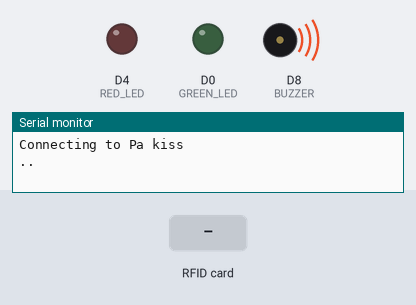
Recording of a sketch running on a simulated ESP8266 (NodeMCU). Parts: output pins drawn as LEDs (lit = HIGH), buzzer (waves = sounding), the last lines printed to the serial monitor. The test bench sets the inputs (shaded band). WiFi joins after 1.5 s; servers stay silent unless stated; uploads are accepted with an empty reply.

Above: at 3.4 s.
At 5.8 s:
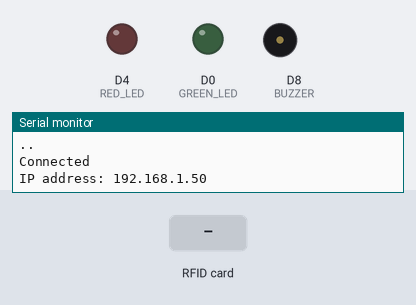
5.9 s: RFID card 5E 7A 19 C4 held to the reader
At 6.23 s:
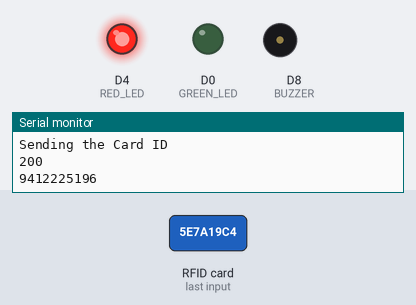
Timing chart, 0 to 8.9 s (numbered marks = the images above; inputs shaded):
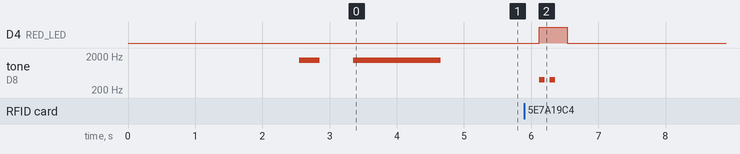

The sketch:

DEV_Sketch.ino
```cpp
// | MFRC522 Pin | NodeMCU Pin |
// | ----------- | ----------- |
// | SDA (SS)    | D2          |
// | SCK         | D5          |
// | MOSI        | D7          |
// | MISO        | D6          |
// | RST         | D1          |
// | GND         | GND         |
// | 3.3V        | 3.3V        |

// esp -> LED -> RESISTOR -> GND
// D0 -> GREEN LED
// D4 -> RED LED
// D8 -> BUZZER
//*******************************libraries********************************
//RFID-----------------------------
#include <SPI.h>
#include <MFRC522.h>
//NodeMCU--------------------------
#include <ESP8266WiFi.h>
#include <ESP8266HTTPClient.h>
//************************************************************************
#define SS_PIN D2   //D2
#define RST_PIN D1  //D1

#define GREEN_LED D0
#define RED_LED D4
#define BUZZER D8

void beepSuccess(int duration = 200) {
  tone(BUZZER, 1500);  // high pitch
  delay(duration);
  noTone(BUZZER);
}

void beepError(int duration = 500) {
  for (int i = 0; i < 2; i++) {
    tone(BUZZER, 400);  // low pitch
    delay(duration);
    noTone(BUZZER);
    delay(duration);
  }
}
//************************************************************************
MFRC522 mfrc522(SS_PIN, RST_PIN);  // Create MFRC522 instance.
//************************************************************************
const char *ssid = "Pa kiss";
const char *password = "kaibiganko";

// const char *ssid = "Deco Wifi";
// const char *password = "!Pabilikanarin01";
const char *device_token = "a1d2a7c6b7250505";
//************************************************************************
String URL = "http://192.168.29.57/attentrack/admin/getdata.php";  //computer IP or the server domain
// String URL = "http://192.168.0.116/attentrack/admin/getdata.php";  //computer IP or the server domain
// String URL = "http://10.82.138.57/attentrack/admin/getdata.php";  //computer IP or the server domain
String getData, Link;
String OldCardID = "";
unsigned long previousMillis = 0;
//************************************************************************
void setup() {
  delay(1000);
  Serial.begin(115200);
  SPI.begin();         // Init SPI bus
  SPI.setFrequency(10000000);
  mfrc522.PCD_Init();  // Init MFRC522 card
  //---------------------------------------------
  connectToWiFi();
  //---------------------------------------------
  pinMode(GREEN_LED, OUTPUT);
  pinMode(RED_LED, OUTPUT);
  pinMode(BUZZER, OUTPUT);

  digitalWrite(GREEN_LED, LOW);
  digitalWrite(RED_LED, LOW);
  digitalWrite(BUZZER, LOW);
}
//************************************************************************
void loop() {
  //check if there's a connection to Wi-Fi or not
  if (!WiFi.isConnected()) {
    connectToWiFi();  //Retry to connect to Wi-Fi
  }
  //---------------------------------------------
  if (millis() - previousMillis >= 15000) {
    previousMillis = millis();
    OldCardID = "";
  }
  // delay(50);
  //---------------------------------------------
  //look for new card
  if (!mfrc522.PICC_IsNewCardPresent()) {
    return;  //got to start of loop if there is no card present
  }
  // Select one of the cards
  if (!mfrc522.PICC_ReadCardSerial()) {
    return;  //if read card serial(0) returns 1, the uid struct contians the ID of the read card.
  }
  //   String CardID = "";

  // for (byte i = 0; i < mfrc522.uid.size; i++) {
  //   if (mfrc522.uid.uidByte[i] < 0x10) {
  //     CardID += "0";
  //   }

  //   CardID += String(mfrc522.uid.uidByte[i], HEX);
  // }

  // CardID.toUpperCase();

  String CardID = "";
  for (byte i = 0; i < mfrc522.uid.size; i++) {
    CardID += mfrc522.uid.uidByte[i];
  }
  //---------------------------------------------
  if (CardID == OldCardID) {
    return;
  } else {
    OldCardID = CardID;
  }
  //---------------------------------------------
  //  Serial.println(CardID);
  SendCardID(CardID);
  mfrc522.PICC_HaltA();
  mfrc522.PCD_StopCrypto1();
  // delay(200);
}
//************send the Card UID to the website*************
void SendCardID(String Card_uid) {
  Serial.println("Sending the Card ID");
  if (WiFi.isConnected()) {
    HTTPClient http;  //Declare object of class HTTPClient
    //GET Data
    getData = "?card_uid=" + String(Card_uid) + "&device_token=" + String(device_token);  // Add the Card ID to the GET array in order to send it
    //GET methode
    Link = URL + getData;
    WiFiClient client;
    http.begin(client, Link);
    //initiate HTTP request   //Specify content-type header

    int httpCode = http.GET();          //Send the request
    String payload = http.getString();  //Get the response payload

    //    Serial.println(Link);   //Print HTTP return code
    Serial.println(httpCode);  //Print HTTP return code
    Serial.println(Card_uid);  //Print Card ID
    Serial.println(payload);   //Print request response payload

    digitalWrite(GREEN_LED, LOW);
    digitalWrite(RED_LED, LOW);
    digitalWrite(BUZZER, LOW);

    if (httpCode == 200) {
      if (payload.substring(0, 5) == "login") {
        String user_name = payload.substring(5);
        //  Serial.println(user_name);

      } else if (payload.substring(0, 6) == "logout") {
        String user_name = payload.substring(6);
        //  Serial.println(user_name);

      } else if (payload == "succesful") {

      } else if (payload == "available") {
      }
      // delay(100);


      if (
        payload.substring(0, 5) == "login" || payload.substring(0, 6) == "logout" || payload == "succesful" || payload == "available") {

        digitalWrite(GREEN_LED, HIGH);
        beepSuccess(40);

      } else {

        digitalWrite(RED_LED, HIGH);
        beepError(80);
      }

      delay(100);

      digitalWrite(GREEN_LED, LOW);
      digitalWrite(RED_LED, LOW);
      http.end();  //Close connection
    } else {
      digitalWrite(RED_LED, HIGH);
      beepError(500);
      delay(50);
      digitalWrite(RED_LED, LOW);
    }
  }
}
//********************connect to the WiFi******************
void connectToWiFi() {
  WiFi.mode(WIFI_OFF);  //Prevents reconnection issue (taking too long to connect)
  delay(1000);
  WiFi.mode(WIFI_STA);
  Serial.print("Connecting to ");
  Serial.println(ssid);
  WiFi.begin(ssid, password);

  while (WiFi.status() != WL_CONNECTED) {
    delay(500);
    Serial.print(".");
    beepSuccess(300);
  }
  Serial.println("");
  Serial.println("Connected");

  Serial.print("IP address: ");
  Serial.println(WiFi.localIP());  //IP address assigned to your ESP
  beepSuccess(1000);
  digitalWrite(GREEN_LED, LOW);
  digitalWrite(RED_LED, LOW);
}
//=======================================================================
```

Measured:
- after the input at 5.9 s, D4 (RED_LED): LOW → HIGH after 0.22 s, → LOW 0.42 s later; tone on D8 (BUZZER): alternates 400 Hz for 0.08 s and silent for 0.08 s, 4 changes in all, then stays silent, starting after 0.22 s
